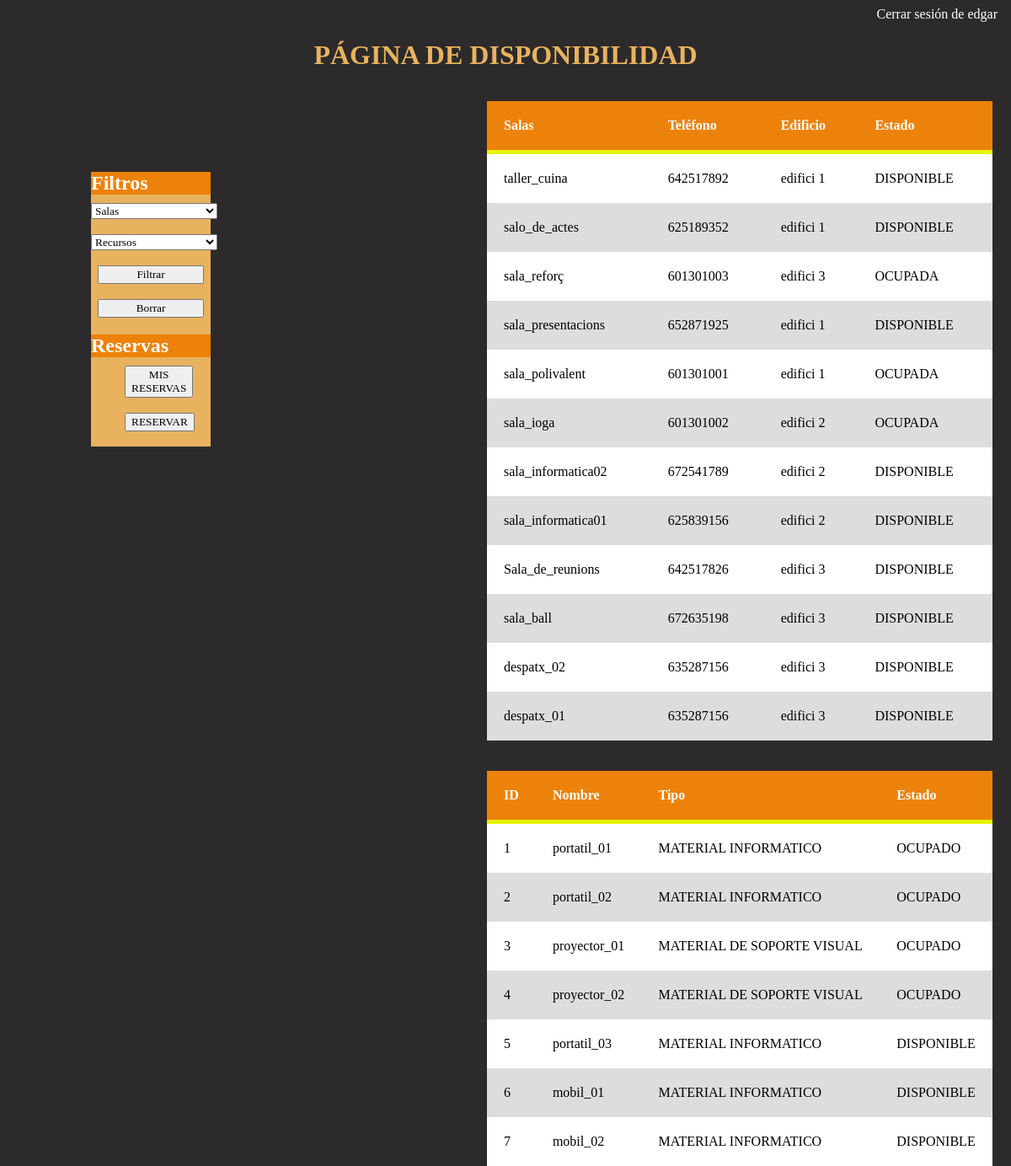
/intranet.php (signed in), run on the app's committed database.
### tables this page shows
CREATE TABLE `tbl_salas` (
  `id_sala` int(11) NOT NULL,
  `nom_sala` varchar(25) NOT NULL,
  `tlf_sala` char(9) NOT NULL,
  `edificio_sala` varchar(40) NOT NULL,
  `desc_sala` text NOT NULL,
  `disponibilidad` enum('DISPONIBLE','OCUPADA') NOT NULL DEFAULT 'DISPONIBLE'
);

CREATE TABLE `tbl_recursos` (
  `id_recurs` int(11) NOT NULL,
  `nom_recurs` varchar(25) NOT NULL,
  `tipo_recurs` enum('MATERIAL INFORMATICO','MATERIAL DEPORTIVO','MATERIAL EDUCATIVO','MATERIAL DE SOPORTE VISUAL') NOT NULL,
  `desc_recurs` text NOT NULL,
  `disponibilidad` enum('DISPONIBLE','OCUPADO') NOT NULL DEFAULT 'DISPONIBLE'
);

### intranet.php (the view, shortened to what this page needs)
<!DOCTYPE html>
<html>
<head>
	  <link rel="stylesheet" type="text/css" href="css/pagina.css">
</head>
<body>
<div style="text-align: right;">
		<?php
		if(isset($_SESSION['id_user'])){
			echo "<a href='./proc/logout.proc.php'>Cerrar sesión de ".$_SESSION['nom_us']."</a>&nbsp;&nbsp;";
		}else{
			header("Location: ../index.php");
		}
		?>
	</div>
<center><h1 style="color: #E8B25F;">PÁGINA DE DISPONIBILIDAD</h1></center>
<div id="main-container">
		<table>
			<thead>
				<tr>
					<th>Salas</th><th>Teléfono</th><th>Edificio</th><th>Estado</th>
				</tr>
			</thead>
<?php
include './connection/db_connection.php';
$query_s="SELECT * FROM tbl_salas ORDER BY nom_sala DESC";
$result_s=mysqli_query($conn,$query_s);
while ($row = mysqli_fetch_array($result_s)) {
		echo "<tr>
			<td>".$row['nom_sala']."</td><td>".$row['tlf_sala']."</td><td>".$row['edificio_sala']."</td><td>".$row['disponibilidad']."</td>
		</tr>";
}
?>
		</table>
<br><br>
		<table>
			<thead>
				<tr>
					<th>ID</th><th>Nombre</th><th>Tipo</th><th>Estado</th>
				</tr>
			</thead>
			<?php
$query_r="SELECT * FROM tbl_recursos ORDER BY id_recurs ASC";
$result_r=mysqli_query($conn,$query_r);
while ($row = mysqli_fetch_array($result_r)) {
		echo "<tr>
			<td>".$row['id_recurs']."</td><td>".$row['nom_recurs']."</td><td>".$row['tipo_recurs']."</td><td>".$row['disponibilidad']."</td>
		</tr>";
}
?>
		</table>
</div>
<div id="cajafiltro">
<div id="filtro">
			<h2 style="background-color: #ED820A; color: white; width: 833%; margin-bottom: 10px;">Filtros</h2>
<form action="filtrar.php" method="post">
				<a><select name="salas">
					<option value="">Salas</option>
				</select>
				</a>
				<br><br>
				<a><select name="recursos">Recursos:
					<option value="">Recursos</option>
				</select>
				</a>
				<br><br>
				<input style="margin-left: 8px; width: 740%;" type="submit" value="Filtrar" /><br><br>
				<input style="margin-left: 8px; width: 740%;" type="reset" value="Borrar"/>
			</form>
		<h2 style="background-color: #ED820A; color: white; width: 833%; margin-bottom: 10px;">Reservas</h2>
		<a href="mis_reservas.php" style="margin-left: 40px;"><button>MIS RESERVAS</button></a><br><br>
		<a href="reserva.php" style="margin-left: 40px;"><button>RESERVAR</button></a><br><br>
</div>
</div>
</body>
</html>

### css/pagina.css (style rules this page uses)
body { background-color: #2C2A2A; }
* { font-family: century gothic; }
#main-container { width: 600px; margin-top: 3%; }
table { background-color: white; text-align: left; border-collapse: collapse; width: 100%; margin-left: 95%; }
th, td { padding: 20px; }
thead { background-color: #ED820A; border-bottom: solid 5px #E6F307; color: white; }
tr:nth-child(even) { background-color: #ddd; }
#filtro { width: 12%; color: white; }
#cajafiltro { background-color: #E8B25F; width: 12%; margin-left: 100px; margin-top: -1200px; }
select { width: 150px; }
a { text-decoration: none; color: white; }

### data on the page
tbl_salas: nom_sala "taller_cuina", tlf_sala "642517892", edificio_sala "edifici 1", disponibilidad "DISPONIBLE"
tbl_salas: nom_sala "salo_de_actes", tlf_sala "625189352", edificio_sala "edifici 1", disponibilidad "DISPONIBLE"
tbl_salas: nom_sala "sala_reforç", tlf_sala "601301003", edificio_sala "edifici 3", disponibilidad "OCUPADA"
tbl_salas: nom_sala "sala_presentacions", tlf_sala "652871925", edificio_sala "edifici 1", disponibilidad "DISPONIBLE"
tbl_salas: nom_sala "sala_polivalent", tlf_sala "601301001", edificio_sala "edifici 1", disponibilidad "OCUPADA"
tbl_salas: nom_sala "sala_ioga", tlf_sala "601301002", edificio_sala "edifici 2", disponibilidad "OCUPADA"
tbl_salas: nom_sala "sala_informatica02", tlf_sala "672541789", edificio_sala "edifici 2", disponibilidad "DISPONIBLE"
tbl_salas: nom_sala "sala_informatica01", tlf_sala "625839156", edificio_sala "edifici 2", disponibilidad "DISPONIBLE"
tbl_salas: nom_sala "Sala_de_reunions", tlf_sala "642517826", edificio_sala "edifici 3", disponibilidad "DISPONIBLE"
tbl_salas: nom_sala "sala_ball", tlf_sala "672635198", edificio_sala "edifici 3", disponibilidad "DISPONIBLE"
tbl_salas: nom_sala "despatx_02", tlf_sala "635287156", edificio_sala "edifici 3", disponibilidad "DISPONIBLE"
tbl_salas: nom_sala "despatx_01", tlf_sala "635287156", edificio_sala "edifici 3", disponibilidad "DISPONIBLE"
tbl_recursos: id_recurs "1", nom_recurs "portatil_01", tipo_recurs "MATERIAL INFORMATICO", disponibilidad "OCUPADO"
tbl_recursos: id_recurs "2", nom_recurs "portatil_02", tipo_recurs "MATERIAL INFORMATICO", disponibilidad "OCUPADO"
tbl_recursos: id_recurs "3", nom_recurs "proyector_01", tipo_recurs "MATERIAL DE SOPORTE VISUAL", disponibilidad "OCUPADO"
tbl_recursos: id_recurs "4", nom_recurs "proyector_02", tipo_recurs "MATERIAL DE SOPORTE VISUAL", disponibilidad "OCUPADO"
tbl_recursos: id_recurs "5", nom_recurs "portatil_03", tipo_recurs "MATERIAL INFORMATICO", disponibilidad "DISPONIBLE"
tbl_recursos: id_recurs "6", nom_recurs "mobil_01", tipo_recurs "MATERIAL INFORMATICO", disponibilidad "DISPONIBLE"
tbl_recursos: id_recurs "7", nom_recurs "mobil_02", tipo_recurs "MATERIAL INFORMATICO", disponibilidad "DISPONIBLE"

### other printed values
$_SESSION['nom_us'] "edgar"
